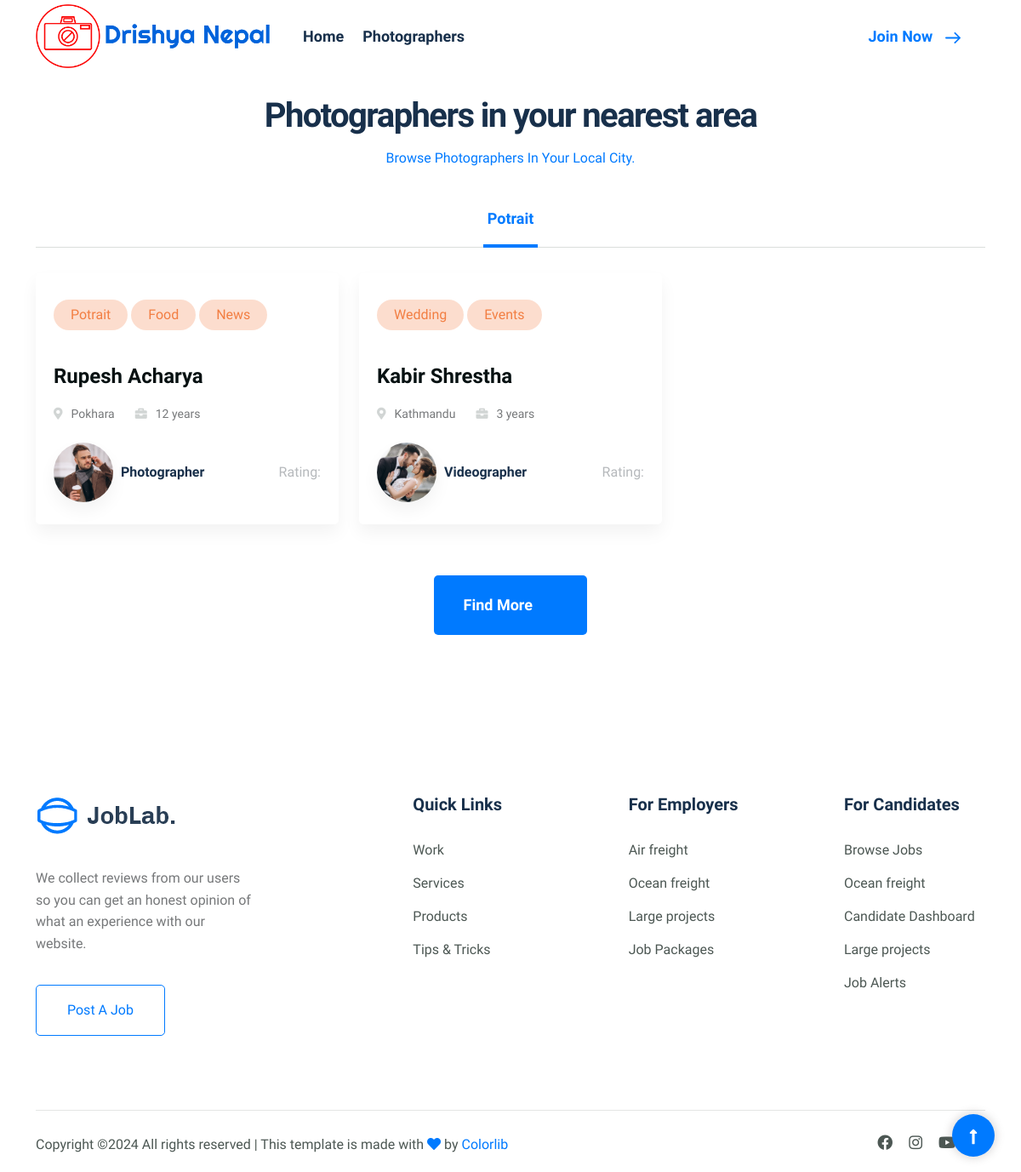
The app's page /photographers with its own data.
### service_provider/models.py (models this page shows, shortened)
class Photo(models.Model):
    photographer = models.ForeignKey(Photographer, on_delete=models.CASCADE)
    name = models.CharField(max_length = 100)
    location = models.CharField(max_length = 254)
    description = models.CharField(max_length = 254)
    type = models.CharField(max_length = 254)
    date_taken = models.DateField(null=True, blank=True)
    photo = models.ImageField()

class Tag(models.Model):
    name = models.CharField(max_length=254)
    def __str__(self):
        return str(self.name)

class Photographer(models.Model):
    name = models.CharField(max_length = 100)
    age = models.PositiveIntegerField()
    address = models.CharField(max_length = 254)
    email = models.EmailField()
    phone_number = models.CharField(max_length = 200)
    experience = models.CharField(max_length = 254)
    tags = models.ManyToManyField(Tag   )
    is_available = models.BooleanField(default = True)
    image = models.ImageField(upload_to="photographers", null="True")
    is_videographer = models.BooleanField(default=False)
    created_at = models.DateTimeField(auto_now_add = True)
    updated_at = models.DateTimeField(auto_now = True)

### website/views.py (the view)
# urls.py: path('photographers', views.photgraphers, name="photographers"),
def photgraphers(request):
    photographers = Photographer.objects.all()
    photos = Photo.objects.all()
    context = {
        'photographers' : photographers,
        'photos' : photos,
    }
    return render(request, 'photographers.html' , context)

### website/templates/photographers.html
{% extends "base.html" %}
{% block body %}
{% include "photographers-section.html" %}
{% endblock body %}

### website/templates/photographers-section.html
<section class="categories-area section-padding">
    <div class="container">
      <div class="row justify-content-center">
        <div class="col-xl-7 col-lg-8 col-md-11">
          <div class="section-tittle text-center mb-35">
            <h2>Photographers in your nearest area</h2>
            <span>Browse photographers in your local city.</span>
          </div>
        </div>
      </div>
      <div class="row">
        <div class="col-lg-12">
          <div class="nav-button">
            <nav>
              <div class="nav nav-tabs" id="nav-tab" role="tablist">
                {%for photo in photos%}
                <a
                  class="nav-link active"
                  id="nav-one-tab"
                  data-bs-toggle="tab"
                  href="#nav-one"
                  role="tab"
                  aria-controls="nav-one"
                  aria-selected="true"
                >
                  {{photo.type}}
                </a>
                {%endfor%}
              </div>
            </nav>
          </div>
        </div>
      </div>
    </div>
    <div class="container">
        <div class="row">
            {% for photographer in photographers %}
        <div class="col-lg-4 col-md-6 col-sm-6">
            <div class="single-cat mb-30">
              <div class="cat-cap">
                {% for tag in photographer.tags.all %}
                <span class="colors1"> {{tag}} </span>
                {% endfor %}
                <h5>
                  <a href="{% url "photographer-detail" photographer.id %}"
                    >{{photographer.name}}</a
                  >
                </h5>
                <ul>
                  <li>
                    <p><i class="fas fa-map-marker-alt"></i>{{photographer.address}}</p>
                  </li>
                  <li>
                    <p><i class="fas fa-briefcase"></i>{{photographer.experience}} years</p>
                  </li>
                </ul>
                <div
                  class="pricing d-flex justify-content-between align-items-center"
                >
                  <div class="left">
                    <img
                      src="{{photographer.image.url}}"
                      alt
                      height="70" width="70"
                    />
                    <p>
                        {% if photographer.is_videographer %}
                      Videographer
                        {% else %}
                    Photographer
                        {% endif %}
                    </p>
                  </div>
                  <span class="time">Rating: </span>
                </div>
              </div>
            </div>
          </div>
        {% endfor %}
        </div>
    </div>
    <div class="container">
      <div class="row">
        <div class="col-xl-12">
          <div class="find-more text-center mt-30">
            <a href="#" class="btn">Find More <i class="ti-arrow-right"></i></a>
          </div>
        </div>
      </div>
    </div>
  </section>

### records on screen
Photo: type "Potrait"
Photographer: name "Rupesh Acharya", address "Pokhara", experience "12", image (picture), is_videographer "Photographer"
Tag: name "Potrait"
Tag: name "Food"
Tag: name "News"
Photographer: name "Kabir Shrestha", address "Kathmandu", experience "3", image (picture), is_videographer "Videographer"
Tag: name "Wedding"
Tag: name "Events"
